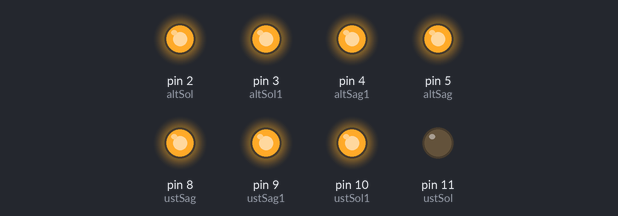
This sketch was run on a simulated Arduino Uno, built with avr-gcc and run on an emulated ATmega328P. Parts: output pins drawn as LEDs (lit = HIGH).

Above: at 0.5 s.
At 1.5 s:
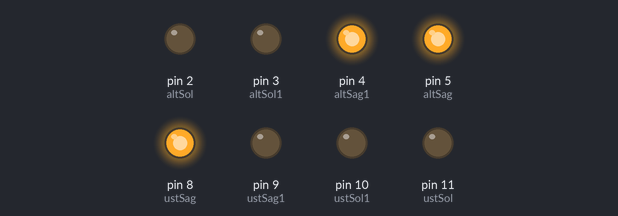
At 2.5 s:
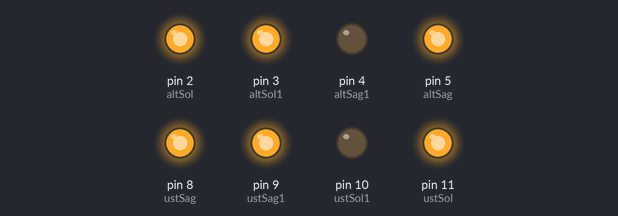
At 4.5 s:
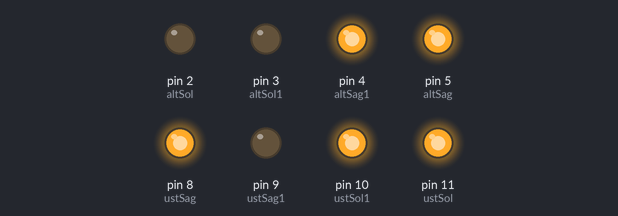
At 6.5 s:
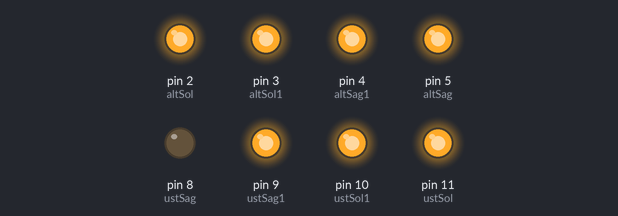
At 9.5 s:
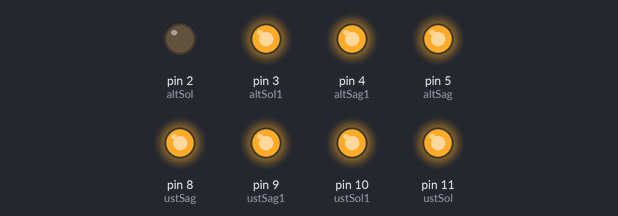
Timing chart, 0 to 11.5 s (numbered marks = the images above):
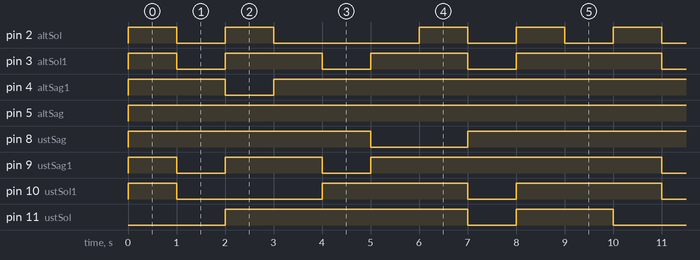

Measured:
- by itself, pin 2 (altSol): repeats every 10.0 s: LOW 1.0 s, HIGH 1.0 s, LOW 3.0 s, 2 × (HIGH 1.0 s, LOW 1.0 s), HIGH 1.0 s
- by itself, pin 3 (altSol1): repeats every 10.0 s: 2 × (LOW 1.0 s, HIGH 2.0 s), LOW 1.0 s, HIGH 3.0 s
- by itself, pin 4 (altSag1): repeats every 10.0 s: LOW 1.0 s, HIGH 9.0 s
- by itself, pin 5 (altSag): LOW → HIGH at 0.00 s
- by itself, pin 8 (ustSag): repeats every 10.0 s: LOW 2.0 s, HIGH 8.0 s
- by itself, pin 9 (ustSag1): repeats every 10.0 s: LOW 1.0 s, HIGH 2.0 s, LOW 1.0 s, HIGH 6.0 s
- by itself, pin 10 (ustSol1): repeats every 10.0 s: LOW 3.0 s, HIGH 3.0 s, LOW 1.0 s, HIGH 3.0 s
- by itself, pin 11 (ustSol): repeats every 10.0 s: LOW 1.0 s, HIGH 2.0 s, LOW 2.0 s, HIGH 5.0 s

The sketch:

SevenSegmentDisplay.ino
```cpp
#define ustSol 11
#define ustSol1 10
#define ustSag1 9
#define ustSag 8

#define altSol 2
#define altSol1 3
#define altSag1 4
#define altSag 5

void setup() {
  // put your setup code here, to run once:

  pinMode(ustSol, OUTPUT);
  pinMode(ustSol1, OUTPUT);
  pinMode(ustSag1, OUTPUT);
  pinMode(ustSag, OUTPUT);


  pinMode(altSol, OUTPUT);
  pinMode(altSol1, OUTPUT);
  pinMode(altSag1, OUTPUT);
  pinMode(altSag, OUTPUT);

}

void loop() {
for(int i=0;i<10;i++){
  sayac(i);
  delay(1000);

}
}

void sayac(int sayac1){

  if(sayac1 == 0){
  digitalWrite(ustSol,LOW);   // ORTA
  digitalWrite(ustSol1,HIGH); // SOL UST
  digitalWrite(ustSag1,HIGH); //UST ORTA
  digitalWrite(ustSag,HIGH); // SAG UST

  digitalWrite(altSol,HIGH);  //SOL ALT
  digitalWrite(altSol1,HIGH);  // ALT ORTA
  digitalWrite(altSag1,HIGH); // sag alt
  digitalWrite(altSag,HIGH);  // nokta

  } else if(sayac1 == 1){
  digitalWrite(ustSol,LOW);   // ORTA
  digitalWrite(ustSol1,LOW); // SOL UST
  digitalWrite(ustSag1,LOW); //UST ORTA
  digitalWrite(ustSag,HIGH); // SAG UST

  digitalWrite(altSol,LOW);  //SOL ALT
  digitalWrite(altSol1,LOW);  // ALT ORTA
  digitalWrite(altSag1,HIGH); // sag alt
  digitalWrite(altSag,HIGH);  // nokta

  }else if(sayac1 == 2){
  digitalWrite(ustSol,HIGH);   // ORTA
  digitalWrite(ustSol1,LOW); // SOL UST
  digitalWrite(ustSag1,HIGH); //UST ORTA
  digitalWrite(ustSag,HIGH); // SAG UST

  digitalWrite(altSol,HIGH);  //SOL ALT
  digitalWrite(altSol1,HIGH);  // ALT ORTA
  digitalWrite(altSag1,LOW); // sag alt
  digitalWrite(altSag,HIGH);  // nokta

  }else if(sayac1 == 3){
  digitalWrite(ustSol,HIGH);   // ORTA
  digitalWrite(ustSol1,LOW); // SOL UST
  digitalWrite(ustSag1,HIGH); //UST ORTA
  digitalWrite(ustSag,HIGH); // SAG UST

  digitalWrite(altSol,LOW);  //SOL ALT
  digitalWrite(altSol1,HIGH);  // ALT ORTA
  digitalWrite(altSag1,HIGH); // sag alt
  digitalWrite(altSag,HIGH);  // nokta

  }else if(sayac1 == 4){
  digitalWrite(ustSol,HIGH);   // ORTA
  digitalWrite(ustSol1,HIGH); // SOL UST
  digitalWrite(ustSag1,LOW); //UST ORTA
  digitalWrite(ustSag,HIGH); // SAG UST

  digitalWrite(altSol,LOW);  //SOL ALT
  digitalWrite(altSol1,LOW);  // ALT ORTA
  digitalWrite(altSag1,HIGH); // sag alt
  digitalWrite(altSag,HIGH);  // nokta

  }else if(sayac1 == 5){
  digitalWrite(ustSol,HIGH);   // ORTA
  digitalWrite(ustSol1,HIGH); // SOL UST
  digitalWrite(ustSag1,HIGH); //UST ORTA
  digitalWrite(ustSag,LOW); // SAG UST

  digitalWrite(altSol,LOW);  //SOL ALT
  digitalWrite(altSol1,HIGH);  // ALT ORTA
  digitalWrite(altSag1,HIGH); // sag alt
  digitalWrite(altSag,HIGH);  // nokta

  }else if(sayac1 == 6){
  digitalWrite(ustSol,HIGH);   // ORTA
  digitalWrite(ustSol1,HIGH); // SOL UST
  digitalWrite(ustSag1,HIGH); //UST ORTA
  digitalWrite(ustSag,LOW); // SAG UST

  digitalWrite(altSol,HIGH);  //SOL ALT
  digitalWrite(altSol1,HIGH);  // ALT ORTA
  digitalWrite(altSag1,HIGH); // sag alt
  digitalWrite(altSag,HIGH);  // nokta

  }else if(sayac1 == 7){
  digitalWrite(ustSol,LOW);   // ORTA
  digitalWrite(ustSol1,LOW); // SOL UST
  digitalWrite(ustSag1,HIGH); //UST ORTA
  digitalWrite(ustSag,HIGH); // SAG UST

  digitalWrite(altSol,LOW);  //SOL ALT
  digitalWrite(altSol1,LOW);  // ALT ORTA
  digitalWrite(altSag1,HIGH); // sag alt
  digitalWrite(altSag,HIGH);  // nokta

  }else if(sayac1 == 8){
  digitalWrite(ustSol,HIGH);   // ORTA
  digitalWrite(ustSol1,HIGH); // SOL UST
  digitalWrite(ustSag1,HIGH); //UST ORTA
  digitalWrite(ustSag,HIGH); // SAG UST

  digitalWrite(altSol,HIGH);  //SOL ALT
  digitalWrite(altSol1,HIGH);  // ALT ORTA
  digitalWrite(altSag1,HIGH); // sag alt
  digitalWrite(altSag,HIGH);  // nokta

  }else if(sayac1 == 9){
  digitalWrite(ustSol,HIGH);   // ORTA
  digitalWrite(ustSol1,HIGH); // SOL UST
  digitalWrite(ustSag1,HIGH); //UST ORTA
  digitalWrite(ustSag,HIGH); // SAG UST

  digitalWrite(altSol,LOW);  //SOL ALT
  digitalWrite(altSol1,HIGH);  // ALT ORTA
  digitalWrite(altSag1,HIGH); // sag alt
  digitalWrite(altSag,HIGH);  // nokta
  }
}
```
